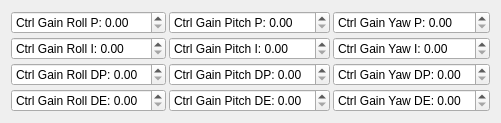
              <widget class="QWidget" name="tab_9">
               <attribute name="icon">
                <iconset resource="resources.qrc">
                 <normaloff>:/models/Icons/Airplane Front View-96.png</normaloff>:/models/Icons/Airplane Front View-96.png</iconset>
               </attribute>
               <attribute name="title">
                <string/>
               </attribute>
               <attribute name="toolTip">
                <string>Attitude Controller</string>
               </attribute>
               <layout class="QGridLayout" name="gridLayout_3">
                <property name="spacing">
                 <number>3</number>
                </property>
                <item row="2" column="2">
                 <widget class="QDoubleSpinBox" name="confCtrlGainYawDPBox">
                  <property name="prefix">
                   <string>Ctrl Gain Yaw DP: </string>
                  </property>
                  <property name="singleStep">
                   <double>0.010000000000000</double>
                  </property>
                 </widget>
                </item>
                <item row="1" column="0">
                 <widget class="QDoubleSpinBox" name="confCtrlGainRollIBox">
                  <property name="prefix">
                   <string>Ctrl Gain Roll I: </string>
                  </property>
                  <property name="singleStep">
                   <double>0.010000000000000</double>
                  </property>
                 </widget>
                </item>
                <item row="0" column="1">
                 <widget class="QDoubleSpinBox" name="confCtrlGainPitchPBox">
                  <property name="prefix">
                   <string>Ctrl Gain Pitch P: </string>
                  </property>
                  <property name="singleStep">
                   <double>0.010000000000000</double>
                  </property>
                 </widget>
                </item>
                <item row="0" column="2">
                 <widget class="QDoubleSpinBox" name="confCtrlGainYawPBox">
                  <property name="prefix">
                   <string>Ctrl Gain Yaw P: </string>
                  </property>
                  <property name="singleStep">
                   <double>0.010000000000000</double>
                  </property>
                 </widget>
                </item>
                <item row="3" column="2">
                 <widget class="QDoubleSpinBox" name="confCtrlGainYawDEBox">
                  <property name="prefix">
                   <string>Ctrl Gain Yaw DE: </string>
                  </property>
                  <property name="singleStep">
                   <double>0.010000000000000</double>
                  </property>
                 </widget>
                </item>
                <item row="2" column="1">
                 <widget class="QDoubleSpinBox" name="confCtrlGainPitchDPBox">
                  <property name="prefix">
                   <string>Ctrl Gain Pitch DP: </string>
                  </property>
                  <property name="singleStep">
                   <double>0.010000000000000</double>
                  </property>
                 </widget>
                </item>
                <item row="1" column="2">
                 <widget class="QDoubleSpinBox" name="confCtrlGainYawIBox">
                  <property name="prefix">
                   <string>Ctrl Gain Yaw I: </string>
                  </property>
                  <property name="singleStep">
                   <double>0.010000000000000</double>
                  </property>
                 </widget>
                </item>
                <item row="1" column="1">
                 <widget class="QDoubleSpinBox" name="confCtrlGainPitchIBox">
                  <property name="prefix">
                   <string>Ctrl Gain Pitch I: </string>
                  </property>
                  <property name="singleStep">
                   <double>0.010000000000000</double>
                  </property>
                 </widget>
                </item>
                <item row="3" column="0">
                 <widget class="QDoubleSpinBox" name="confCtrlGainRollDEBox">
                  <property name="prefix">
                   <string>Ctrl Gain Roll DE: </string>
                  </property>
                  <property name="singleStep">
                   <double>0.010000000000000</double>
                  </property>
                 </widget>
                </item>
                <item row="2" column="0">
                 <widget class="QDoubleSpinBox" name="confCtrlGainRollDPBox">
                  <property name="prefix">
                   <string>Ctrl Gain Roll DP: </string>
                  </property>
                  <property name="singleStep">
                   <double>0.010000000000000</double>
                  </property>
                 </widget>
                </item>
                <item row="0" column="0">
                 <widget class="QDoubleSpinBox" name="confCtrlGainRollPBox">
                  <property name="prefix">
                   <string>Ctrl Gain Roll P: </string>
                  </property>
                  <property name="singleStep">
                   <double>0.010000000000000</double>
                  </property>
                 </widget>
                </item>
                <item row="3" column="1">
                 <widget class="QDoubleSpinBox" name="confCtrlGainPitchDEBox">
                  <property name="prefix">
                   <string>Ctrl Gain Pitch DE: </string>
                  </property>
                  <property name="singleStep">
                   <double>0.010000000000000</double>
                  </property>
                 </widget>
                </item>
                <item row="4" column="0">
                 <spacer name="verticalSpacer_4">
                  <property name="orientation">
                   <enum>Qt::Vertical</enum>
                  </property>
                  <property name="sizeType">
                   <enum>QSizePolicy::MinimumExpanding</enum>
                  </property>
                  <property name="sizeHint" stdset="0">
                   <size>
                    <width>20</width>
                    <height>0</height>
                   </size>
                  </property>
                 </spacer>
                </item>
               </layout>
              </widget>
